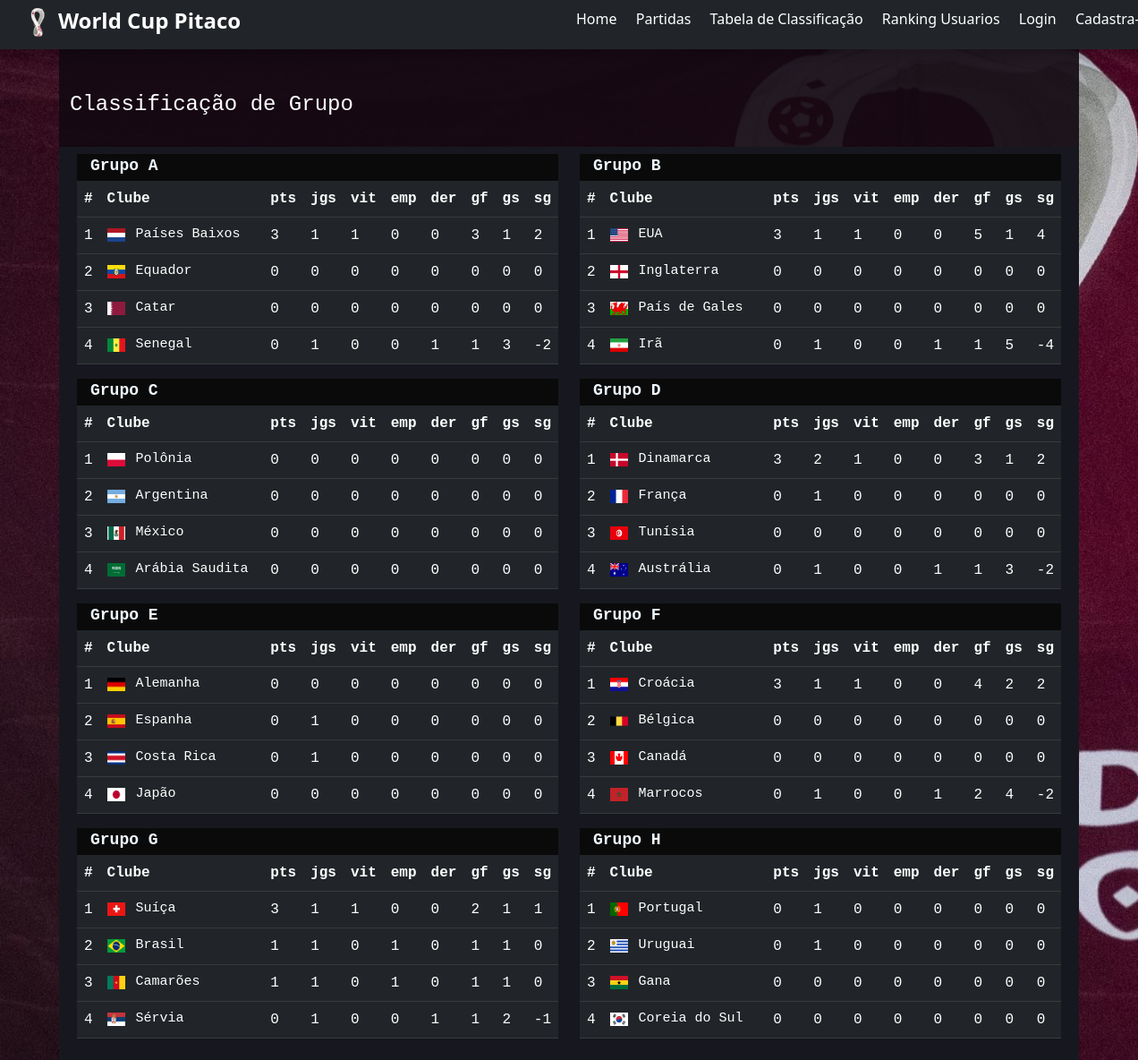
Before: /selecao/grupos with the older database file.
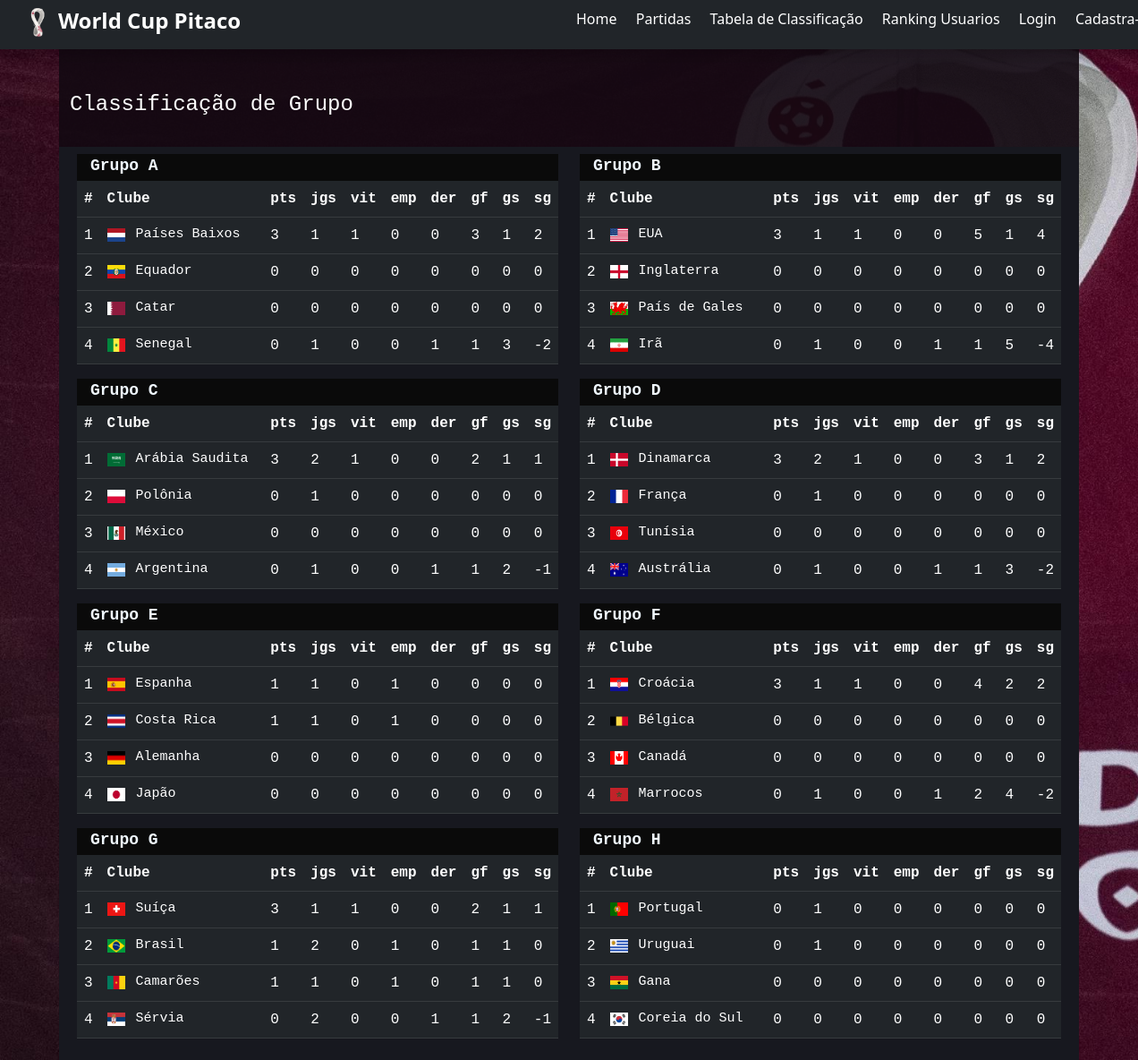
After: the same page with the newer database file.
### copadomundo/models.py (models this page shows, shortened)
class Grupo(database.Model):
    id = database.Column(database.Integer, primary_key=True)
    nome_grupo = database.Column(database.String, nullable=False, unique=True)
    selecoes = database.relationship('Selecao', backref='grupo', lazy=True)

class Selecao(database.Model):
    id = database.Column(database.Integer, primary_key=True)
    id_grupo = database.Column(database.Integer, database.ForeignKey('grupo.id'), nullable=False)
    id_eliminatoria = database.Column(database.Integer, database.ForeignKey('eliminatoria.id'))
    nome = database.Column(database.String, nullable=False, unique=True)
    foto_selecao = database.Column(database.String, default='selecao_default.png')
    pontos = database.Column(database.Integer, default=0)
    gols_marcado = database.Column(database.Integer, default=0)
    gols_sofrido = database.Column(database.Integer, default=0)
    vitorias = database.Column(database.Integer, default=0)
    derrotas = database.Column(database.Integer, default=0)
    empates = database.Column(database.Integer, default=0)
    qnt_jogos = database.Column(database.Integer, default=0)
    partidas = database.relationship('Partida', secondary=partida_selecao, lazy='subquery', backref=database.backref('selecoes', lazy=True))

### copadomundo/routes.py (the view)
@app.route('/selecao/grupos', methods=['GET', 'POST'])
def fase_grupos():
    selecoes = Selecao.query.order_by(Selecao.pontos.desc(), Selecao.vitorias.desc(), Selecao.gols_sofrido).all()
    grupos = Grupo.query.all()
    return render_template('tela_grupos.html', selecoes=selecoes, grupos=grupos, enumerate=enumerate)

### copadomundo/templates/tela_grupos.html
{% extends 'base.html' %}
{% block body %}
    <div class="container font-monospace pt-5">
        <div class="row mb-4"><div class="col-12"><h4 class="white">Classificação de Grupo</h4></div></div>
        <div class="row p-2" style="background-color: #17181f;">
            {% for grupo in grupos %}
            {% set aux = namespace(value=0) %}
            <div class="col-6 ">
                <div class="grupo"><p href="">Grupo {{ grupo.nome_grupo }}</p></div>
                <table class="table table-dark table-hover">
                    <thead>
                        <tr>
                            <th>#</th>
                            <th class="nt">Clube</th>
                            <th>pts</th>
                            <th>jgs</th>
                            <th>vit</th>
                            <th>emp</th>
                            <th>der</th>
                            <th>gf</th>
                            <th>gs</th>
                            <th>sg</th>
                        </tr>
                    </thead>
                    {% for i, selecao in enumerate(selecoes) %}
                        {% if selecao.grupo.nome_grupo == grupo.nome_grupo %}
                            {% set aux.value =  aux.value + 1 %}
                    <tbody class="">
                        <tr class="rt">
                            <td>{{ aux.value }}</td>
                            <td class="align-self-center" style="width: 45%;">
                                <div class="row">
                                    <div class="col-2 nt"><img src="{{ url_for('static', filename='img/img_bandeiras/{}'.format(selecao.foto_selecao)) }}" alt="" width="20px" height="15px"></div>
                                    <div class="col-10"><p class="m-0">{{ selecao.nome }}</p></div>
                                </div>
                            </td>
                            <td class="align-self-center">{{ selecao.pontos }}</td>
                            <td class="align-self-center">{{ selecao.qnt_jogos }}</td>
                            <td class="align-self-center">{{ selecao.vitorias }}</td>
                            <td class="align-self-center">{{ selecao.empates }}</td>
                            <td class="align-self-center">{{ selecao.derrotas }}</td>
                            <td class="align-self-center">{{ selecao.gols_marcado }}</td>
                            <td class="align-self-center">{{ selecao.gols_sofrido }}</td>
                            <td>{{ selecao.gols_marcado - selecao.gols_sofrido }}</td>
                        </tr class="align-self-center">
                    </tbody>
                        {% endif %}
                    {% endfor %}
                </table>
            </div>
            {% endfor %}
        </div>
    </div>
{% endblock %}

### copadomundo/templates/base.html (shortened to what this page needs)
<!DOCTYPE html>
<html lang="pt-br">
<head>
    <link href="https://cdn.jsdelivr.net/npm/bootstrap@5.2.0/dist/css/bootstrap.min.css" rel="stylesheet">
    <link rel="stylesheet" type="text/css" href="{{ url_for('static', filename='main.css') }}">
    <link rel="stylesheet" href="https://cdn.jsdelivr.net/npm/bootstrap-icons@1.9.1/font/bootstrap-icons.css">
</head>
<body class="d-block" style="background-image: url({{ url_for('static', filename='img/fundo 2.jpg')}})">
    {% include 'navbar.html' %}
    {% block body %}
    {% endblock %}
</body>
</html>

### copadomundo/templates/navbar.html (shortened to what this page needs)
<nav class="navbar bg-dark navbar-brand navbar-expand-lg shadow me-0 p-0" style="height: 55px;">
        <div class="row align-items-center w-100">
            <div class="col-3 align-self-center justify-content-center" style="display:flex;">
                <img src="/static/img/1.png" style="width: 35px; height: 35px;" alt="">
                <a class="" href="{{ url_for('home') }}" style="text-decoration: none; padding-left: 5px;"><h4 style=" font-weight: 600; color:#fff;">World Cup Pitaco</h4></a>
            </div>
            <div class="col-9" style="">
                <div class="row justify-content-end">
                    <div class="col-8">
                        <ul class="list-inline p-0 text-center" style="">
                            <a class="" href="{{ url_for('home') }}"><li class="list-unstyled list-inline-item mx-2 fs-6">Home</li></a>
                            <a class="" href="{{ url_for('todas_partidas') }}"><li class="list-unstyled list-inline-item mx-2 fs-6">Partidas</li></a>
                            <a class="" href="{{ url_for('fase_grupos') }}"><li class="list-unstyled list-inline-item mx-2 fs-6">Tabela de Classificação</li></a>
                            <a class="" href="{{ url_for('ranking') }}"><li class="list-unstyled list-inline-item mx-2 fs-6">Ranking Usuarios</li></a>
                    {% if not current_user.is_authenticated %}
                            <a class="" href="{{ url_for('login') }}"><li class="list-unstyled list-inline-item mx-2 fs-6">Login</li></a>
                            <a class="" href="{{ url_for('add_usuario') }}"><li class="list-unstyled list-inline-item mx-2 fs-6">Cadastra-se</li></a>
                    {% endif%}
                        </ul>
                    </div>
                </div>
            </div>
        </div>
</nav>

### copadomundo/static/main.css (style rules this page uses)
body { background-repeat: no-repeat; background-attachment: fixed; background-size: cover; }
.container { background-color: #130912e8; }
.white { color: white; }
p { font-size: 15px; }
.grupo { width: 100%; height: 30px; background-color: rgb(10, 10, 10); display: flex; padding-left: 15px; }
.grupo p { font-size: 18px; font-weight: 600; color: aliceblue; }
ul a { color: #fff; font-size: 14.5px; padding-bottom: 18px; }

Changed rows visible on the page:
changed Selecao "Arábia Saudita": value "4" → "1"; pontos "0" → "3"; qnt_jogos "0" → "2"; vitorias "0" → "1"; gols_marcado "0" → "2"; gols_sofrido "0" → "1"; selecao.gols_marcado-selecao.gols_sofrido "0" → "1"; moves up the list
changed Selecao "Polônia": value "1" → "2"; qnt_jogos "0" → "1"
shown differently, row unchanged: Selecao "México": moves down the list
changed Selecao "Argentina": value "2" → "4"; qnt_jogos "0" → "1"; derrotas "0" → "1"; gols_marcado "0" → "1"; gols_sofrido "0" → "2"; selecao.gols_marcado-selecao.gols_sofrido "0" → "-1"
changed Selecao "Espanha": value "2" → "1"; pontos "0" → "1"; empates "0" → "1"
changed Selecao "Costa Rica": value "3" → "2"; pontos "0" → "1"; empates "0" → "1"
shown differently, row unchanged: Selecao "Alemanha": value "1" → "3"; moves down the list
changed Selecao "Brasil": qnt_jogos "1" → "2"
changed Selecao "Sérvia": qnt_jogos "1" → "2"
